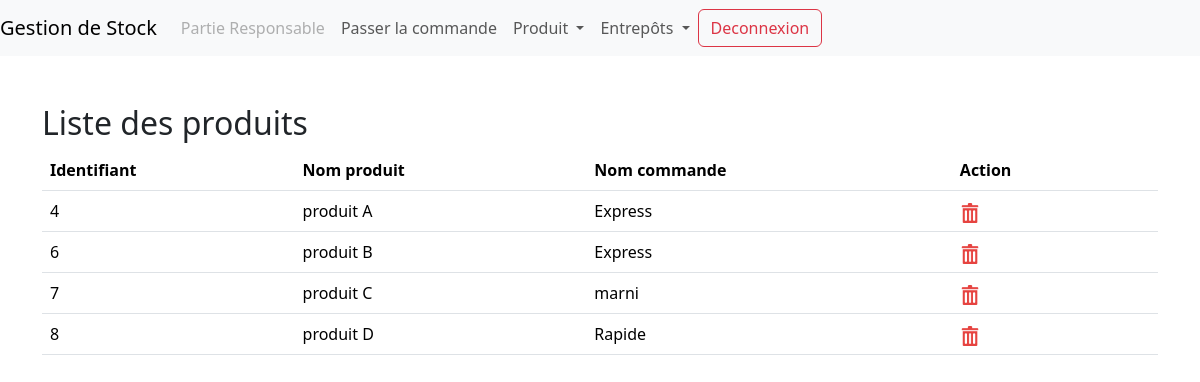
Page /produit/AfficherProduit.php on the committed database.
### tables this page shows
CREATE TABLE `produit` (
  `id_prod` int(11) NOT NULL,
  `nom_prod` varchar(50) DEFAULT NULL,
  `id_commande` int(11) DEFAULT NULL,
  `id_resp` int(11) DEFAULT NULL
);

CREATE TABLE `commande` (
  `id_commande` int(11) NOT NULL,
  `nom_com` varchar(50) DEFAULT NULL,
  `qte_com` int(11) DEFAULT NULL,
  `type` varchar(30) DEFAULT NULL,
  `date_com` date DEFAULT NULL,
  `id_resp` int(11) DEFAULT NULL
);

### produit/AfficherProduit.php (the view, shortened to what this page needs)
<!DOCTYPE html>
<html lang="en">
<head>
    <link rel="stylesheet" href="../bootstrap/css/bootstrap.min.css">
</head>
<body>
<nav class="navbar navbar-expand-lg navbar-light bg-light">
  <a  class="navbar-brand">Gestion de Stock</a>
  <div class="collapse navbar-collapse" id="navbarTogglerDemo02">
    <ul class="navbar-nav mr-auto mt-2 mt-lg-0">
    <li class="nav-item">
        <a class="nav-link disabled" href="#">Partie Responsable</a>
      </li>
      <li class="nav-item">
        <a class="nav-link" href="../PageResponsable.php">Passer la commande </a>
      </li>
      <li class="nav-item dropdown active">
        <a class="nav-link dropdown-toggle" href="#" id="navbarDropdown" role="button" data-toggle="dropdown" aria-haspopup="true" aria-expanded="false">
        Produit
        </a>
      </li>
      <li class="nav-item dropdown">
        <a class="nav-link dropdown-toggle" href="#" id="navbarDropdown" role="button" data-toggle="dropdown" aria-haspopup="true" aria-expanded="false">
        Entrepôts
        </a>
      </li>
    </ul>
    <form class="form-inline my-2 my-lg-0" action="../index.php">
      <button class="btn btn-outline-danger my-2 my-sm-0" type="submit">Deconnexion</button>
    </form>
  </div>
</nav>
<div class="container mt-5">
  <h2>Liste des produits</h2>
                       <table  class="table">
                    <tr class="thead-dark">
                       <th>Identifiant</th><th>Nom produit</th> <th>Nom commande</th><th>Action</th><th></th>
                    </tr>
                  <?php
                            try {
                                        $con=Connect();
                                        $stmt=$con->prepare("SELECT * FROM produit p,commande c WHERE c.id_commande=p.id_commande") ;
                                        $stmt->execute();
                                    }catch(PDOException $e)
                                    {
                                         echo  $e->getMessage();
                                    }
                            while($ligne=$stmt->fetch()){
                              echo "<tr>";
                              echo "<td>".$ligne["id_prod"]."</td>";
                              echo "<td>".$ligne["nom_prod"]."</td>";
                              echo "<td>".$ligne["nom_com"]."</td>";
                                 echo "<td><a href='SupProduit.php?id_prod=".$ligne["id_prod"]." ' onclick='return confirm(\"Voulez vous supprimer?\");' ><img src='../images/delete.png' style='height:20px;width:20px;' /></a> <td>";
                              echo "</tr>";
                            }
                  ?>
                  </table>
                      </div>
</body>
</html>

### rows in the picture
produit: id_prod "4", nom_prod "produit A", id_commande.nom_com "Express"
produit: id_prod "6", nom_prod "produit B", id_commande.nom_com "Express"
produit: id_prod "7", nom_prod "produit C", id_commande.nom_com "marni"
produit: id_prod "8", nom_prod "produit D", id_commande.nom_com "Rapide"
